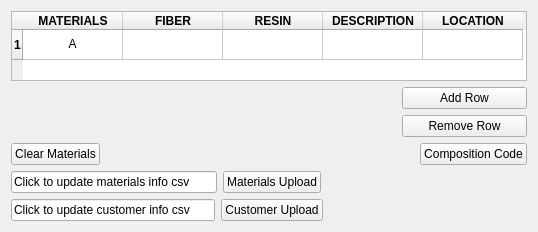
          <widget class="QWidget" name="StackupTab1">
           <attribute name="title">
            <string>Stackup</string>
           </attribute>
           <layout class="QVBoxLayout" name="verticalLayout_3">
            <item>
             <layout class="QVBoxLayout" name="verticalLayout_7">
              <item>
               <widget class="QTableWidget" name="materialsTable">
                <property name="maximumSize">
                 <size>
                  <width>16777215</width>
                  <height>16777215</height>
                 </size>
                </property>
                <property name="sizeIncrement">
                 <size>
                  <width>0</width>
                  <height>0</height>
                 </size>
                </property>
                <property name="baseSize">
                 <size>
                  <width>0</width>
                  <height>0</height>
                 </size>
                </property>
                <property name="layoutDirection">
                 <enum>Qt::LeftToRight</enum>
                </property>
                <property name="autoFillBackground">
                 <bool>false</bool>
                </property>
                <property name="frameShape">
                 <enum>QFrame::StyledPanel</enum>
                </property>
                <property name="sizeAdjustPolicy">
                 <enum>QAbstractScrollArea::AdjustToContents</enum>
                </property>
                <row>
                 <property name="text">
                  <string>1</string>
                 </property>
                 <property name="font">
                  <font>
                   <weight>75</weight>
                   <bold>true</bold>
                  </font>
                 </property>
                </row>
                <column>
                 <property name="text">
                  <string>MATERIALS</string>
                 </property>
                 <property name="font">
                  <font>
                   <weight>75</weight>
                   <bold>true</bold>
                  </font>
                 </property>
                 <property name="textAlignment">
                  <set>AlignCenter</set>
                 </property>
                </column>
                <column>
                 <property name="text">
                  <string>FIBER</string>
                 </property>
                 <property name="font">
                  <font>
                   <weight>75</weight>
                   <bold>true</bold>
                  </font>
                 </property>
                 <property name="textAlignment">
                  <set>AlignCenter</set>
                 </property>
                </column>
                <column>
                 <property name="text">
                  <string>RESIN</string>
                 </property>
                 <property name="font">
                  <font>
                   <weight>75</weight>
                   <bold>true</bold>
                  </font>
                 </property>
                 <property name="textAlignment">
                  <set>AlignCenter</set>
                 </property>
                </column>
                <column>
                 <property name="text">
                  <string>DESCRIPTION</string>
                 </property>
                 <property name="font">
                  <font>
                   <weight>75</weight>
                   <bold>true</bold>
                  </font>
                 </property>
                 <property name="textAlignment">
                  <set>AlignCenter</set>
                 </property>
                </column>
                <column>
                 <property name="text">
                  <string>LOCATION</string>
                 </property>
                 <property name="font">
                  <font>
                   <weight>75</weight>
                   <bold>true</bold>
                  </font>
                 </property>
                 <property name="textAlignment">
                  <set>AlignCenter</set>
                 </property>
                </column>
                <item row="0" column="0">
                 <property name="text">
                  <string>A</string>
                 </property>
                 <property name="textAlignment">
                  <set>AlignCenter</set>
                 </property>
                </item>
                <item row="0" column="2">
                 <property name="text">
                  <string/>
                 </property>
                 <property name="textAlignment">
                  <set>AlignCenter</set>
                 </property>
                </item>
                <item row="0" column="3">
                 <property name="text">
                  <string/>
                 </property>
                </item>
               </widget>
              </item>
             </layout>
            </item>
            <item>
             <layout class="QHBoxLayout" name="horizontalLayout_2">
              <item>
               <spacer name="horizontalSpacer_5">
                <property name="orientation">
                 <enum>Qt::Horizontal</enum>
                </property>
                <property name="sizeHint" stdset="0">
                 <size>
                  <width>40</width>
                  <height>20</height>
                 </size>
                </property>
               </spacer>
              </item>
              <item>
               <widget class="QPushButton" name="materialsAddRow">
                <property name="minimumSize">
                 <size>
                  <width>125</width>
                  <height>0</height>
                 </size>
                </property>
                <property name="text">
                 <string>Add Row</string>
                </property>
               </widget>
              </item>
             </layout>
            </item>
            <item>
             <layout class="QHBoxLayout" name="horizontalLayout_5">
              <item>
               <spacer name="horizontalSpacer_6">
                <property name="orientation">
                 <enum>Qt::Horizontal</enum>
                </property>
                <property name="sizeHint" stdset="0">
                 <size>
                  <width>40</width>
                  <height>20</height>
                 </size>
                </property>
               </spacer>
              </item>
              <item>
               <widget class="QPushButton" name="materialsRemoveRow">
                <property name="minimumSize">
                 <size>
                  <width>125</width>
                  <height>0</height>
                 </size>
                </property>
                <property name="text">
                 <string>Remove Row</string>
                </property>
               </widget>
              </item>
             </layout>
            </item>
            <item>
             <layout class="QHBoxLayout" name="horizontalLayout_30">
              <property name="spacing">
               <number>10</number>
              </property>
              <item>
               <widget class="QPushButton" name="clearMaterials">
                <property name="text">
                 <string>Clear Materials</string>
                </property>
               </widget>
              </item>
              <item>
               <spacer name="horizontalSpacer">
                <property name="orientation">
                 <enum>Qt::Horizontal</enum>
                </property>
                <property name="sizeHint" stdset="0">
                 <size>
                  <width>40</width>
                  <height>20</height>
                 </size>
                </property>
               </spacer>
              </item>
              <item>
               <widget class="QPushButton" name="compositionCode">
                <property name="text">
                 <string>Composition Code</string>
                </property>
               </widget>
              </item>
             </layout>
            </item>
            <item>
             <layout class="QHBoxLayout" name="horizontalLayout">
              <item>
               <widget class="QLineEdit" name="materialCSV_here">
                <property name="text">
                 <string>Click to update materials info csv</string>
                </property>
               </widget>
              </item>
              <item>
               <widget class="QPushButton" name="materialsUpload">
                <property name="text">
                 <string>Materials Upload</string>
                </property>
               </widget>
              </item>
              <item>
               <spacer name="horizontalSpacer_2">
                <property name="orientation">
                 <enum>Qt::Horizontal</enum>
                </property>
                <property name="sizeHint" stdset="0">
                 <size>
                  <width>40</width>
                  <height>20</height>
                 </size>
                </property>
               </spacer>
              </item>
             </layout>
            </item>
            <item>
             <layout class="QHBoxLayout" name="horizontalLayout_6">
              <item>
               <widget class="QLineEdit" name="customerCSV_here">
                <property name="text">
                 <string>Click to update customer info csv</string>
                </property>
               </widget>
              </item>
              <item>
               <widget class="QPushButton" name="customerUpload">
                <property name="text">
                 <string>Customer Upload</string>
                </property>
               </widget>
              </item>
              <item>
               <spacer name="horizontalSpacer_4">
                <property name="orientation">
                 <enum>Qt::Horizontal</enum>
                </property>
                <property name="sizeHint" stdset="0">
                 <size>
                  <width>40</width>
                  <height>20</height>
                 </size>
                </property>
               </spacer>
              </item>
             </layout>
            </item>
           </layout>
          </widget>
